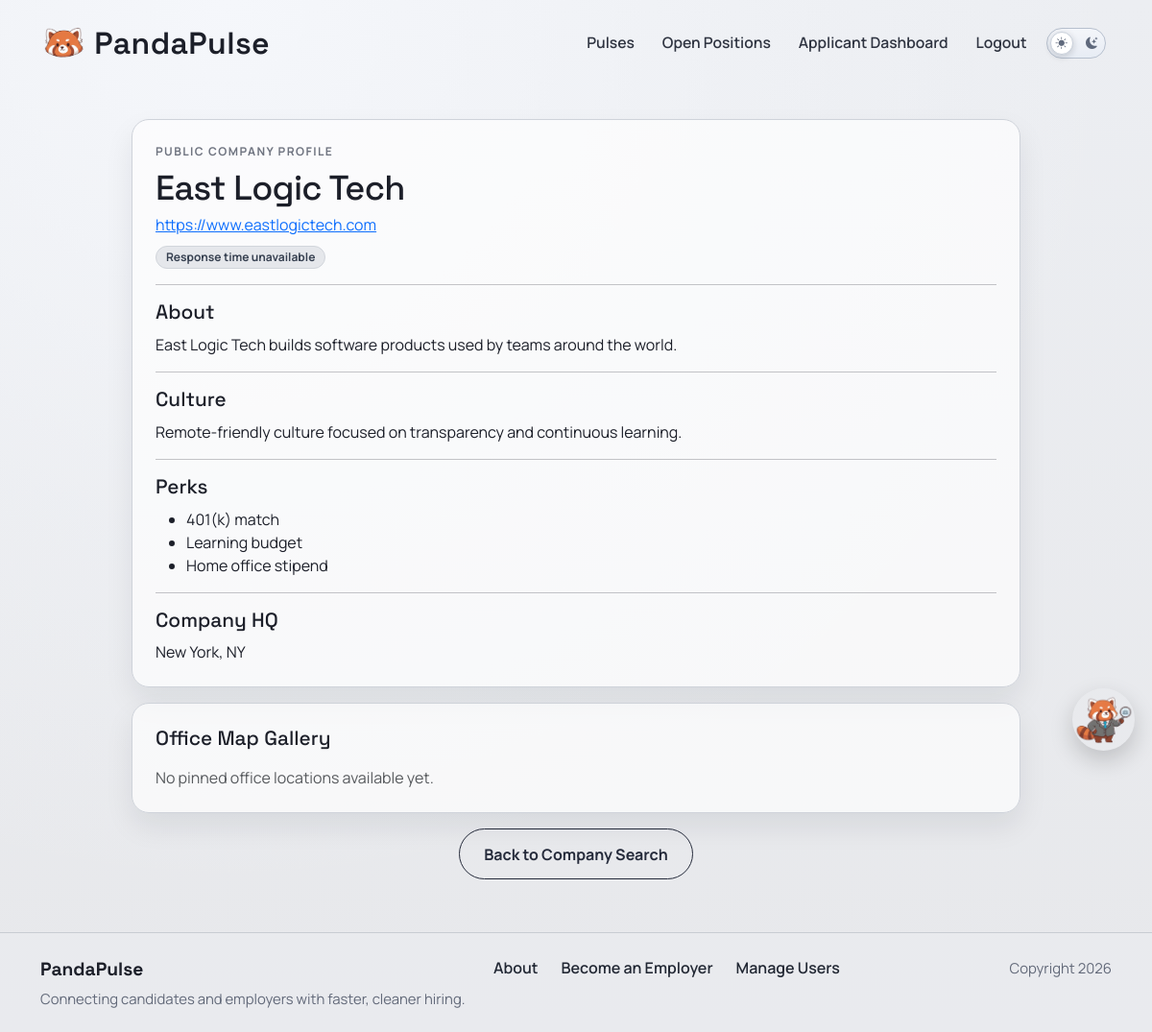
The app's page /accounts/company/seed_emp_11/ (signed in), older data.
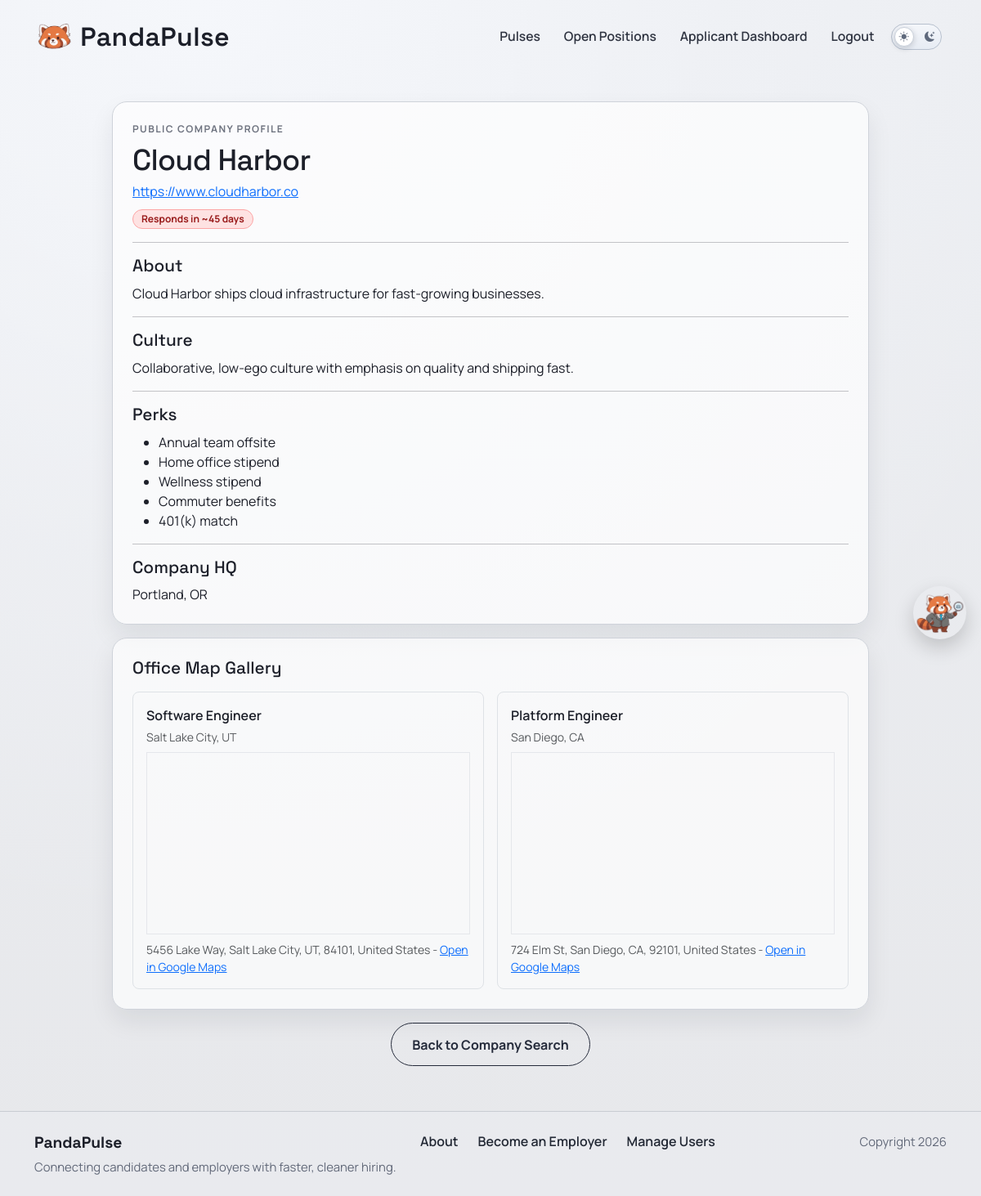
The same page, newer data.
### accounts/models.py (models this page shows, shortened)
class Profile(models.Model):
    class AccountType(models.TextChoices):
        APPLICANT = "APPLICANT", "Job Applicant"
        EMPLOYER = "EMPLOYER", "Employer"
    user = models.OneToOneField(settings.AUTH_USER_MODEL, on_delete=models.CASCADE, related_name="profile")
    last_activity = models.DateTimeField(null=True, blank=True)
    is_typing = models.BooleanField(default=False)
    last_typing_update = models.DateTimeField(null=True, blank=True)
    account_type = models.CharField(
        max_length=20,
        choices=AccountType.choices,
        default=AccountType.APPLICANT
    )
    profile_picture = models.ImageField(
        upload_to="profile_pics/",
        blank=True,
        null=True
    )
    headline = models.CharField(max_length=120, blank=True)
    skills = models.CharField(max_length=300, blank=True)
    education = models.TextField(blank=True)
    work_experience = models.TextField(blank=True)
    location = models.CharField(max_length=255, blank=True)
    address_line_1 = models.CharField(max_length=255, blank=True)
    address_line_2 = models.CharField(max_length=255, blank=True)
    city = models.CharField(max_length=100, blank=True)
    state = models.CharField(max_length=100, blank=True)
    postal_code = models.CharField(max_length=20, blank=True)
    country = models.CharField(max_length=100, blank=True, default="United States")
    projects = models.TextField(blank=True)
    parsed_resume_skills = models.TextField(blank=True)
    company_name = models.CharField(max_length=120, blank=True)
    company_website = models.URLField(blank=True)
    company_description = models.TextField(blank=True)
    company_culture = models.TextField(blank=True)
    company_perks = models.TextField(blank=True)
    visible_to_recruiters = models.BooleanField(
        default=True,
        help_text="Allow recruiters to view your profile."
    )
    show_headline = models.BooleanField(default=True)
    show_skills = models.BooleanField(default=True)
    show_education = models.BooleanField(default=True)
    show_work_experience = models.BooleanField(default=True)
    show_links = models.BooleanField(default=True)
    hide_email_from_employers = models.BooleanField(default=False)
    created_at = models.DateTimeField(auto_now_add=True)

### jobposts/models.py (models this page shows, shortened)
class JobPost(models.Model):
    COMPANY_SIZE_CHOICES = [
        ("small", "Small (1-50)"),
        ("mid_size", "Mid-size (51-500)"),
        ("large", "Large (501-5,000)"),
        ("fortune_500", "Fortune 500"),
        ("startup", "Startup"),
        ("enterprise", "Enterprise"),
        ("other", "Other"),
    ]
    owner = models.ForeignKey(
        settings.AUTH_USER_MODEL,
        on_delete=models.CASCADE,
        related_name='job_posts',
        null=True,
        blank=True,
    )
    title = models.CharField(max_length=200)
    company = models.CharField(max_length=150)
    location = models.CharField(max_length=150)
    pay_range = models.CharField(max_length=100)
    skills = models.CharField(max_length=300, blank=True)
    salary_min = models.IntegerField(null=True, blank=True)
    salary_max = models.IntegerField(null=True, blank=True)
    WORK_SETTING_CHOICES = [
        ("remote", "Remote"),
        ("onsite", "On-site"),
        ("hybrid", "Hybrid"),
    ]
    work_setting = models.CharField(max_length=20, choices=WORK_SETTING_CHOICES, default="onsite")
    company_size = models.CharField(max_length=20, choices=COMPANY_SIZE_CHOICES, default="other")
    visa_sponsorship = models.BooleanField(default=False)
    description = models.TextField()
    created_at = models.DateTimeField(auto_now_add=True)

### map/models.py (models this page shows, shortened)
class OfficeLocation(models.Model):
    job_post = models.OneToOneField(
        'jobposts.JobPost',
        on_delete=models.CASCADE,
        related_name='office_location',
    )
    address_line_1 = models.CharField(max_length=255, blank=True)
    address_line_2 = models.CharField(max_length=255, blank=True)
    city = models.CharField(max_length=100, blank=True)
    state = models.CharField(max_length=100, blank=True)
    postal_code = models.CharField(max_length=20, blank=True)
    country = models.CharField(max_length=100, blank=True, default='United States')
    latitude = models.DecimalField(
        max_digits=9,
        decimal_places=6,
        validators=[
            MinValueValidator(Decimal('-90')),
            MaxValueValidator(Decimal('90')),
        ],
    )
    longitude = models.DecimalField(
        max_digits=9,
        decimal_places=6,
        validators=[
            MinValueValidator(Decimal('-180')),
            MaxValueValidator(Decimal('180')),
        ],
    )
    class Meta:
        ordering = ['job_post_id']
    @property
    def full_address(self):
        parts = [
            self.address_line_1,
            self.address_line_2,
            self.city,
            self.state,
            self.postal_code,
            self.country,
        ]
        return ', '.join([part for part in parts if part])
    @property
    def osm_embed_url(self):
        lat = float(self.latitude)
        lon = float(self.longitude)
        return f'https://maps.google.com/maps?q={lat},{lon}&z=15&output=embed'
    @property
    def osm_link_url(self):
        lat = float(self.latitude)
        lon = float(self.longitude)
        return f'https://www.google.com/maps/search/?api=1&query={lat},{lon}'

### accounts/views.py (the view)
# urls.py: path("company/<str:username>/", views.company_profile, name="accounts.company_profile"),
@login_required
def company_profile(request, username):
    User = get_user_model()
    company_user = get_object_or_404(User, username=username)
    profile, _ = Profile.objects.get_or_create(user=company_user)
    is_owner = request.user == company_user
    if profile.account_type != Profile.AccountType.EMPLOYER:
        raise Http404("Company profile not available.")
    if not is_owner and not _is_applicant(request.user):
        return HttpResponseForbidden("Only applicants can view company profiles.")
    office_jobs = (
        JobPost.objects.filter(owner=company_user, office_location__isnull=False)
        .select_related("office_location")
        .order_by("-created_at")
    )
    perks = [perk.strip() for perk in (profile.company_perks or "").splitlines() if perk.strip()]
    response_sla = _build_response_sla_by_employer_ids([company_user.id]).get(company_user.id)
    return render(
        request,
        "accounts/company_profile.html",
        {
            "template_data": {
                "title": f"{profile.company_name or company_user.username} Company Profile",
                "company_user": company_user,
                "profile": profile,
                "is_owner": is_owner,
                "perks": perks,
                "office_jobs": office_jobs,
                "response_sla": response_sla,
            }
        },
    )

### accounts/templates/accounts/company_profile.html (shortened to what this page needs)
{% extends 'base.html' %}
{% block content %}
<section class="page-shell">
  <div class="container">
    <div class="row justify-content-center">
      <div class="col-lg-10">
        <div class="surface-card">
          <div class="d-flex justify-content-between align-items-start gap-3 flex-wrap">
            <div>
              <p class="page-kicker mb-2">Public company profile</p>
              <h1 class="page-title page-title-sm mb-1">
                {{ template_data.profile.company_name|default:template_data.company_user.username }}
              </h1>
              {% if template_data.profile.company_website %}
                <p class="mb-0">
                  <a href="{{ template_data.profile.company_website }}" target="_blank" rel="noopener noreferrer">
                    {{ template_data.profile.company_website }}
                  </a>
                </p>
              {% endif %}
              {% if template_data.response_sla %}
                <div class="mt-2">
                  <span class="sla-badge {{ template_data.response_sla.css_class }}">
                    {{ template_data.response_sla.label }}
                  </span>
                </div>
              {% endif %}
            </div>
          </div>
          <hr>
          <h5 class="surface-title">About</h5>
          {% if template_data.profile.company_description %}
            <p style="white-space:pre-wrap;">{{ template_data.profile.company_description }}</p>
          {% else %}
            <p class="text-muted">No company description added yet.</p>
          {% endif %}
          <hr>
          <h5 class="surface-title">Culture</h5>
          {% if template_data.profile.company_culture %}
            <p style="white-space:pre-wrap;">{{ template_data.profile.company_culture }}</p>
          {% else %}
            <p class="text-muted">No culture details added yet.</p>
          {% endif %}
          <hr>
          <h5 class="surface-title">Perks</h5>
          {% if template_data.perks %}
            <ul class="mb-0">
              {% for perk in template_data.perks %}
                <li>{{ perk }}</li>
              {% endfor %}
            </ul>
          {% else %}
            <p class="text-muted">No perks added yet.</p>
          {% endif %}
          <hr>
          <h5 class="surface-title">Company HQ</h5>
          {% if template_data.profile.city and template_data.profile.state %}
            <p class="mb-0">{{ template_data.profile.city }}, {{ template_data.profile.state }}</p>
          {% else %}
            <p class="text-muted mb-0">No headquarters location added yet.</p>
          {% endif %}
        </div>
        <div class="surface-card mt-3">
          <h5 class="surface-title mb-3">Office Map Gallery</h5>
          {% if template_data.office_jobs %}
            <div class="row g-3">
              {% for job in template_data.office_jobs %}
                <div class="col-md-6">
                  <div class="border rounded-3 p-3 h-100">
                    <div class="fw-semibold mb-1">{{ job.title }}</div>
                    <div class="small text-muted mb-2">{{ job.location }}</div>
                    <div class="ratio ratio-16x9 mb-2">
                      <iframe title="Office map for {{ job.title }}" src="{{ job.office_location.osm_embed_url }}" style="border:1px solid #e5e7eb;" loading="lazy"></iframe>
                    </div>
                    <div class="small text-muted">
                      {% if job.office_location.full_address %}{{ job.office_location.full_address }} - {% endif %}
                      <a href="{{ job.office_location.osm_link_url }}" target="_blank" rel="noopener noreferrer">Open in Google Maps</a>
                    </div>
                  </div>
                </div>
              {% endfor %}
            </div>
          {% else %}
            <p class="text-muted mb-0">No pinned office locations available yet.</p>
          {% endif %}
        </div>
        <div class="text-center mt-3">
          {% if template_data.is_owner %}
            <a class="secondary-btn" href="{% url 'jobposts.dashboard' %}">Back to Dashboard</a>
          {% else %}
            <a class="secondary-btn" href="{% url 'accounts.company_search' %}">Back to Company Search</a>
          {% endif %}
        </div>
      </div>
    </div>
  </div>
</section>
{% endblock content %}

### project2/templates/base.html (shortened to what this page needs)
<!DOCTYPE html>
<html>
  {% load static %}
  <head>
    <link href="https://cdn.jsdelivr.net/npm/bootstrap@5.3.3/dist/css/bootstrap.min.css" rel="stylesheet">
    <link rel="stylesheet" href="https://cdnjs.cloudflare.com/ajax/libs/font-awesome/6.1.1/css/all.min.css">
    <link rel="stylesheet" href="https://cdn.jsdelivr.net/npm/bootstrap-icons@1.11.3/font/bootstrap-icons.min.css">
    <link rel="stylesheet" type="text/css" href="{% static 'css/style.css' %}">
    <link rel="stylesheet" href="{% static 'mascot/panda.css' %}">
  </head>
  <body>
    <nav class="navbar navbar-expand-lg site-nav py-3">
      <div class="container">
        <a class="navbar-brand brand-mark" href="{% url 'home.index' %}">
          <img src="{% static 'img/logo.png' %}?v=pandapulse-2" alt="logo" height="40" />
          <span>PandaPulse</span>
        </a>
        <div class="collapse navbar-collapse" id="navbarNavAltMarkup">
          <div class="navbar-nav ms-auto align-items-lg-center gap-lg-2">
            {% if user.is_authenticated %}
              <a class="nav-link site-link" href="{% url 'pulses:feed' %}">Pulses</a>
            {% endif %}
            {% if not can_post_job or user.is_staff %}
              <a class="nav-link site-link" href="{% url 'jobposts.search' %}">Open Positions</a>
            {% endif %}
            {% if user.is_authenticated %}
              {% if can_post_job %}
                <a class="nav-link site-link" href="{% url 'accounts.candidate_search' %}">Find Candidates</a>
                <a class="nav-link site-link" href="{% url 'jobposts.dashboard' %}">Employer Dashboard</a>
              {% else %}
                <a class="nav-link site-link" href="{% url 'apply:application_status' %}">Applicant Dashboard</a>
              {% endif %}
              <a class="nav-link site-link" href="{% url 'accounts.logout' %}">Logout</a>
            {% else %}
              <a class="nav-link site-link" href="{% url 'accounts.login' %}">Login</a>
              <a class="site-cta" href="{% url 'accounts.signup' %}">Get Started</a>
            {% endif %}
            <div class="nav-theme-toggle">
              <label class="nav-theme-toggle-track" for="headerDarkModeToggle" aria-label="Toggle light and dark mode">
                <span class="nav-theme-icon nav-theme-sun"><i class="bi bi-sun-fill"></i></span>
                <span class="nav-theme-icon nav-theme-moon"><i class="bi bi-moon-stars-fill"></i></span>
                <span class="nav-theme-thumb"></span>
              </label>
            </div>
          </div>
        </div>
      </div>
    </nav>
    <main>
      {% block content %}
      {% endblock content %}
    </main>
    <footer class="site-footer py-4 mt-auto">
      <div class="container">
        <div class="row g-3 align-items-start">
          <div class="col-lg-5">
            <p class="footer-title mb-1">PandaPulse</p>
            <p class="footer-copy mb-0">Connecting candidates and employers with faster, cleaner hiring.</p>
          </div>
          <div class="col-lg-4 d-flex justify-content-lg-center justify-content-start">
            <div class="d-flex gap-3 gap-lg-4 justify-content-lg-center justify-content-start flex-wrap flex-lg-nowrap">
              <a class="footer-link" href="{% url 'home.about' %}">About</a>
              {% if user.is_authenticated and not can_post_job %}
              <a class="footer-link" href="{% url 'accounts.profile_edit' %}?highlight=account_type">Become an Employer</a>
              {% endif %}
              {% if user.is_superuser %}
              <a class="footer-link" href="{% url 'accounts.manage_users' %}">Manage Users</a>
              {% endif %}
            </div>
          </div>
          <div class="col-lg-3 text-lg-end">
            <span class="footer-copy">Copyright 2026</span>
          </div>
        </div>
      </div>
    </footer>
    <div id="panda-confetti" aria-hidden="true"></div>
    <div id="chatbot-widget">
    </div>
    <div id="panda-mascot" aria-label="Site mascot">
      <div class="panda-wrap" title="Panda mascot">
        <img src="{% static 'img/logo1.png' %}?v=pandapulse-4"/>
      </div>
    </div>
  </body>
</html>

Row changes from the older to the newer data that the page shows:
changed Profile: profile.company_name "East Logic Tech" → "Cloud Harbor"; profile.company_website "https://www.eastlogictech.com" → "https://www.cloudharbor.co"; profile.company_description "East Logic Tech builds software products used by teams around the world." → "Cloud Harbor ships cloud infrastructure for fast-growing businesses."; profile.company_culture "Remote-friendly culture focused on transparency and continuous learning." → "Collaborative, low-ego culture with emphasis on quality and shipping fast."; profile.city "New York" → "Portland"; profile.state "NY" → "OR"
now on this page (row edited): JobPost: title "Software Engineer", location "Salt Lake City, UT", office_location.full_address "5456 Lake Way, Salt Lake City, UT, 84101, United States"
now on this page (row edited): JobPost: title "Platform Engineer", location "San Diego, CA", office_location.full_address "724 Elm St, San Diego, CA, 92101, United States"
Text that changed along with them:
{{ template_data.response_sla.label }}: "Response time unavailable" → "Responds in ~45 days"
new list line: "Annual team offsite"
new list line: "Wellness stipend"
new list line: "Commuter benefits"
list line gone: "Learning budget"
text no longer shown: "No pinned office locations available yet."
